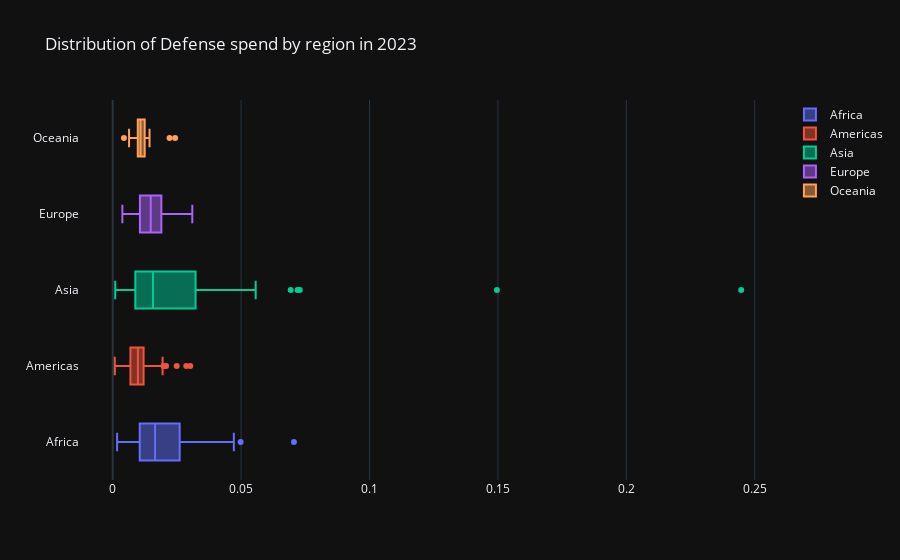

This figure's notebook cell:
### Code cell
fig = go.Figure()

year = 2023

for region, data in defense.groupby('region'):

    data = data[data['year'] == year]

    fig.add_trace(
        go.Box(
            x=data['value_pct_national_income'],
            name=region
        )
    )

    fig.update_layout(
        title=f"Distribution of Defense spend by region in {year}"
    )

fig.show()
